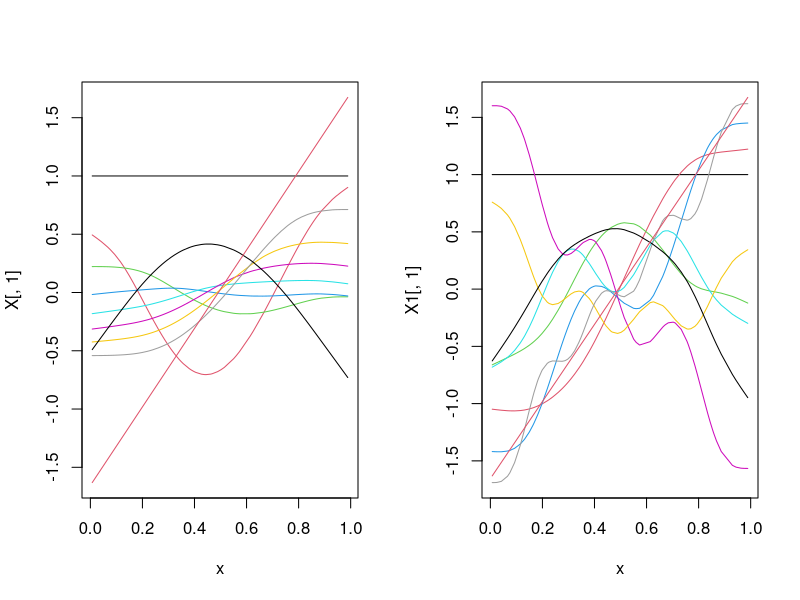

Reproduce this figure in R.
library(mgcv)


### Name: smooth.construct.tp.smooth.spec
### Title: Penalized thin plate regression splines in GAMs
### Aliases: smooth.construct.tp.smooth.spec
###   smooth.construct.ts.smooth.spec tprs
### Keywords: models regression

### ** Examples

require(mgcv); n <- 100; set.seed(2)
x <- runif(n); y <- x + x^2*.2 + rnorm(n) *.1

## is smooth significantly different from straight line?
summary(gam(y~s(x,m=c(2,0))+x,method="REML")) ## not quite

## is smooth significatly different from zero?
summary(gam(y~s(x),method="REML")) ## yes!

## Fool bam(...,discrete=TRUE) into (strange) nested
## model fit...
set.seed(2) ## simulate some data... 
dat <- gamSim(1,n=400,dist="normal",scale=2)
dat$x1a <- dat$x1 ## copy x1 so bam allows 2 copies of x1
## Following removes identifiability problem, by removing
## linear terms from second smooth, and then re-inserting
## the one that was not a duplicate (x2)...
b <- bam(y~s(x0,x1)+s(x1a,x2,m=c(2,0))+x2,data=dat,discrete=TRUE)

## example of knot based tprs...
k <- 10; m <- 2
y <- y[order(x)];x <- x[order(x)]
b <- gam(y~s(x,k=k,m=m),method="REML",
         knots=list(x=seq(0,1,length=k)))
X <- model.matrix(b)
par(mfrow=c(1,2))
plot(x,X[,1],ylim=range(X),type="l")
for (i in 2:ncol(X)) lines(x,X[,i],col=i)

## compare with eigen based (default)
b1 <- gam(y~s(x,k=k,m=m),method="REML")
X1 <- model.matrix(b1)
plot(x,X1[,1],ylim=range(X1),type="l")
for (i in 2:ncol(X1)) lines(x,X1[,i],col=i)
## see ?gam
